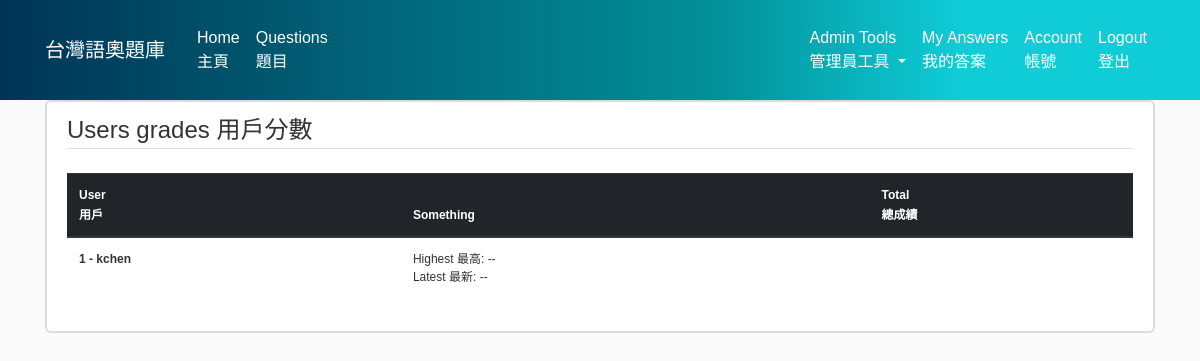
Page /users_grades (signed in) on the committed database.
### flasktol/models.py (models this page shows, shortened)
class Question(db.Model):
    id = db.Column(db.Integer, primary_key=True)
    title = db.Column(db.String(100), nullable=False)
    date_posted = db.Column(db.DateTime, nullable=False, default=datetime.utcnow)
    content = db.Column(db.Text)
    content_file = db.Column(db.String(20))
    access = db.Column(db.Integer, nullable=False, default=1)
    difficulty = db.Column(db.Integer, nullable=False, default=1)
    tags= db.Column(db.Text)
    source = db.Column(db.String(100))
    solution = db.Column(db.Text)
    solution_file= db.Column(db.String(20))
    open_solution= db.Column(db.Boolean, nullable=False, default=False)
    special_characters=db.Column(db.Text)
    answers = db.relationship('Answer', backref='solveq', lazy=True)

class User(db.Model, UserMixin):
    id = db.Column(db.Integer, primary_key=True)
    username = db.Column(db.String(20), unique=True, nullable=False)
    email = db.Column(db.String(120), unique=True, nullable=False)
    image_file = db.Column(db.String(20), nullable=False, default='default.jpg')
    password = db.Column(db.String(60), nullable=False)
    join_date = db.Column(db.DateTime, nullable=False, default=datetime.utcnow)
    access = db.Column(db.Integer, nullable=False, default=1)
    answers = db.relationship('Answer', backref='answerer', lazy=True)
    def is_admin(self):
        return self.access == 3

### flasktol/answers/routes.py (the view, shortened to what this page needs)
@answers.route("/users_grades")
@login_required
def users_grades():
    if not current_user.is_admin():
        abort(403)
    answerlist = Answer.query.order_by(Answer.date_submitted.desc())
    questionlist = Question.query.all()
    userlist= User.query.all()
    latest_grade = {}
    highest_grade={}
    score_sum={}
    for userid, useranswers in highest_grade.items():
        for questionid, useranswer in useranswers.items():
            try:
                score_sum[userid]+=useranswer[0]
            except:
                score_sum[userid]=useranswer[0]
    return render_template('users_grades.html',answerlist=answerlist,questionlist=questionlist,userlist=userlist, latest_grade=latest_grade,highest_grade=highest_grade, score_sum=score_sum, title="Users grades 用戶分數", legend="sers grades 用戶分數")

### flasktol/models.py (called while the page is built)
@login_manager.user_loader
def load_user(user_id):
    return User.query.get(int(user_id))

### flasktol/templates/users_grades.html
{% extends "layout.html" %}
{% block content %}
        <article class="media content-section">
          <div class="media-body">
          <legend class='border-bottom mb-4'>Users grades 用戶分數</legend>
            <table class="table">
              <thead class="thead-dark">
                <tr>
                  <th scope="col">User<div style="height: 2px;"></div>用戶</th>
                  {% for question in questionlist%}
                    <th scope="col">{{question.title}}</th>
                  {% endfor %}
                  <th scope="col">Total<div style="height: 2px;"></div>總成績</th>
                </tr>
              </thead>
              <tbody>
                {% for user in userlist%}
                    <tr>
                      <th scope="row">{{user.id}} - {{user.username}} <div style="height: 25px;"></th>
                      {% for question in questionlist %}
                        {% if user.id in highest_grade %}
                          {% if question.id in highest_grade[user.id] %}
                            <td><a href='{{url_for("answers.answer",answer_id=highest_grade[user.id][question.id][1])}}'> Highest 最高:</a> {{highest_grade[user.id][question.id][0]}}
                            <div style="height: 2px;"><a href='{{url_for("answers.answer",answer_id=latest_grade[user.id][question.id][1])}}'>
                            Latest 最新:</a> {{latest_grade[user.id][question.id][0]}}</td>
                          {% else %}
                            <td>Highest 最高: --
                            <div style="height: 2px;">
                            Latest 最新: --</td>
                          {% endif %}
                        {% else %}
                          <td>Highest 最高: --
                          <div style="height: 2px;">
                          Latest 最新: --</td>
                        {% endif %}
                      {% endfor %}
                      <td>{{score_sum[user.id]}}</td>
                    </tr>
                {% endfor %}
              </tbody>
            </table>
          </div>
        </article>
{% endblock content%}

### flasktol/static/main.css (style rules this page uses)
body { background: #fafafa; color: #333333; margin-top: 5rem; }
.content-section { background: #ffffff; padding: 10px 20px; border: 2px solid #DBDBDB; border-radius: 6px; margin-bottom: 20px; }

### flasktol/templates/layout.html (style rules this page uses)
body { font-family: 'Noto Sans TC', sans-serif; }
table { font-size: 75%; }

### rows in the picture
Question: title "Something"
User: id "1", username "kchen"
